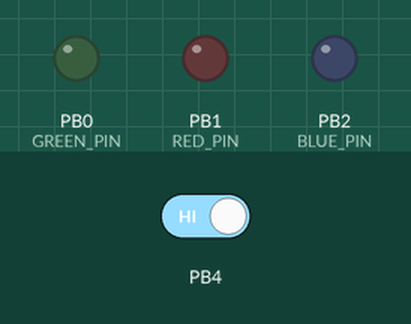
Simulated run of this sketch. Board: ATtiny85, built with avr-gcc and run on an emulated ATtiny85. On the bench: output pins drawn as LEDs (lit = HIGH). Dashed ring = blinking. Inputs (shaded band) come from the test bench; at power-on: PB4 HIGH. Sleep ends after the set time or at an interrupt.

Above: at 13.0 s.
13.1 s: PB4 driven LOW
At 16.4 s:
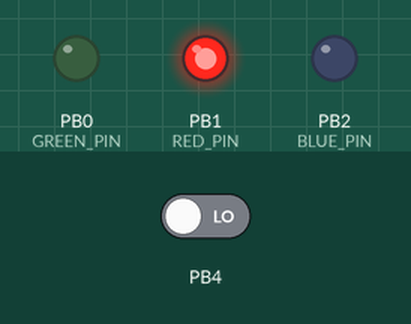
At 17.2 s:
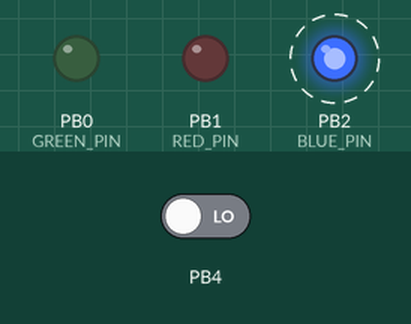
Timing chart, 0 to 25.2 s (numbered marks = the images above; inputs shaded):
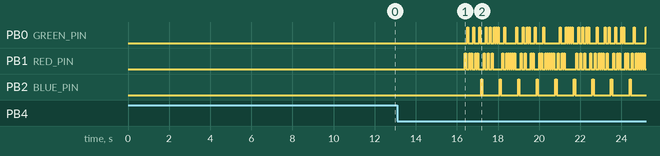

The sketch:

firmware.ino
```cpp
// (licence header left out)
#include <avr/sleep.h>
#include <avr/wdt.h>

const byte BLINK_TIME = 50;

// Secret message to flash out
//
// I LOVE YOU (ENGLISH)
// IWAY OVELAY OUYAY (PIG LATIN)
// 73 87 65 89 79 86 69 76 65 89 79 85 89 65 89 (PIG LATIN IN DECIMAL ASCII)
const byte MESSAGE[] = {73, 87, 65, 89, 32, 79, 86, 69, 76, 65, 89, 32, 79, 85, 89, 65, 89};
const byte MESSAGE_LENGTH = 17;

const byte RED_PIN = 1;
const byte GREEN_PIN = 0;
const byte BLUE_PIN = 2;

ISR(WDT_vect) {
  // Don't do anything. This is just here so that we wake up.
}

void setup() {
  pinMode(RED_PIN, OUTPUT);
  pinMode(GREEN_PIN, OUTPUT);
  pinMode(BLUE_PIN, OUTPUT);

  pinMode(4, INPUT);
  digitalWrite(4, HIGH);

  set_sleep_mode(SLEEP_MODE_PWR_DOWN); //Power down everything, wake up from WDT
  sleep_enable();
}

bool is_activated() {
  if (digitalRead(4) == LOW) {
    delay(10);
    if (digitalRead(4) == LOW) {
      return true;
    }
  }
  return false;
}

void blink(byte pin) {
  digitalWrite(pin, HIGH);
  delay(BLINK_TIME);
  digitalWrite(pin, LOW);
  delay(BLINK_TIME);
}

void sendCharacter(int characterIndex){
  for (int j = 0; j < 8; j++) {

      if (bitRead(MESSAGE[characterIndex], 7 - j)) {
        blink(GREEN_PIN);
      } else {
        blink(RED_PIN);
      }
    }
}

void sendMessage(){
  for (int i = 0; i < MESSAGE_LENGTH; i++) {
    sendCharacter(i);
    blink(BLUE_PIN);
  }
}


//Sets the watchdog timer to wake us up, but not reset
//0=16ms, 1=32ms, 2=64ms, 3=128ms, 4=250ms, 5=500ms
//6=1sec, 7=2sec, 8=4sec, 9=8sec
//From: http://interface.khm.de/index.php/lab/experiments/sleep_watchdog_battery/
void setup_watchdog(int timerPrescaler) {

  if (timerPrescaler > 9 ) timerPrescaler = 9; //Limit incoming amount to legal settings

  byte bb = timerPrescaler & 7;
  if (timerPrescaler > 7) bb |= (1<<5); //Set the special 5th bit if necessary

  //This order of commands is important and cannot be combined
  MCUSR &= ~(1<<WDRF); //Clear the watch dog reset
  WDTCR |= (1<<WDCE) | (1<<WDE); //Set WD_change enable, set WD enable
  WDTCR = bb; //Set new watchdog timeout value
  WDTCR |= _BV(WDIE); //Set the interrupt enable, this will keep unit from resetting after each int
}

void loop() {

  ADCSRA &= ~(1<<ADEN); // Disable ADC, saves ~230uA
  setup_watchdog(8); // Setup watchdog to go off after 1sec
  sleep_mode(); // Go to sleep! Wake up 1sec later and check water
  ADCSRA |= (1<<ADEN); // Enable ADC

  if (is_activated()) {
    sendMessage();
  }
}
```

Measured:
- after the input at 13.1 s, PB2 (BLUE_PIN): alternates HIGH for 0.05 s and LOW for 0.85 s, starting after 4.1 s
